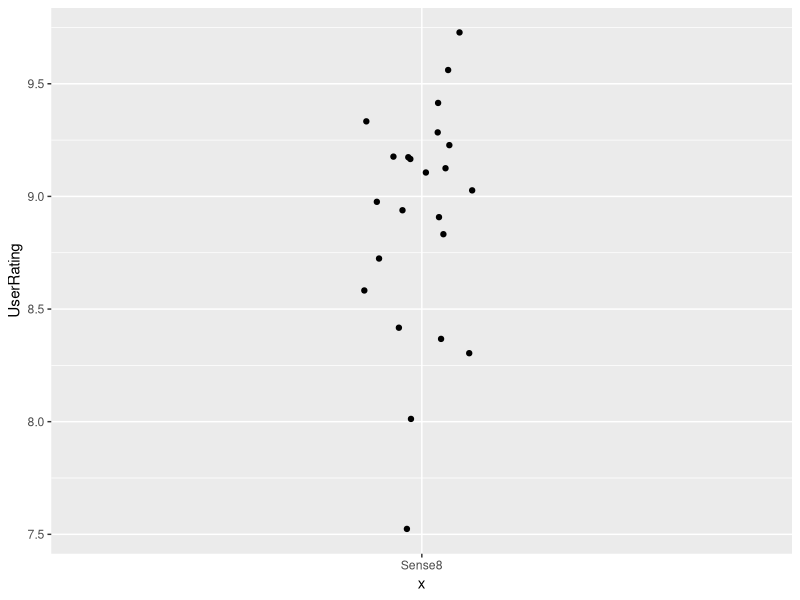
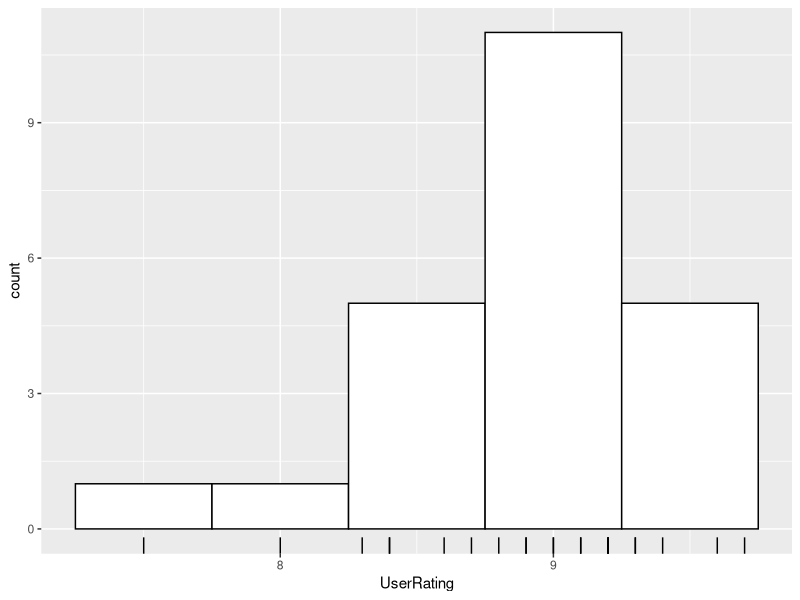
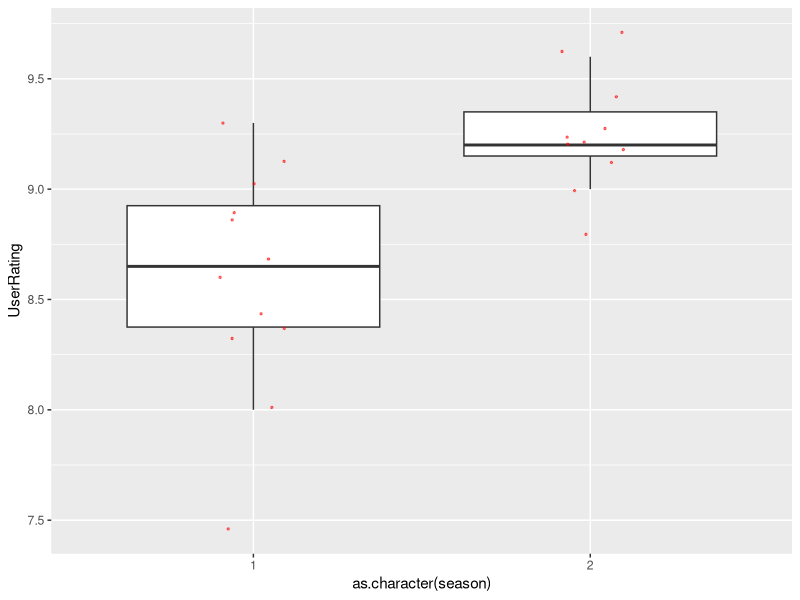
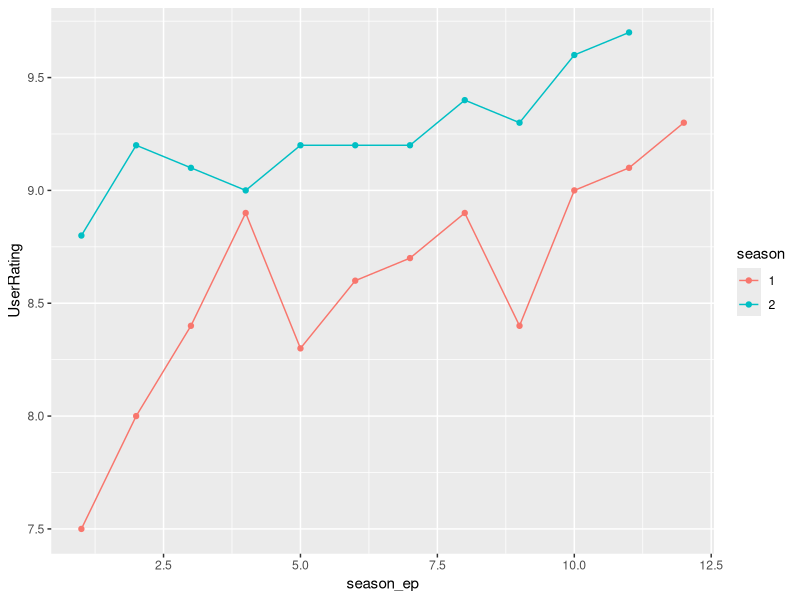

These charts were generated, in order, by the following R code:
## ---- chunk 1
library(tidyverse, warn.conflicts = F)
## ---- chunk 2
episodes = read_csv("../dados/sense8-imdb.csv") %>% 
    filter(series_name == "Sense8")
## ---- chunk 3
episodes %>% 
    ggplot(aes(x = "Sense8", y = UserRating)) + 
    geom_jitter(width = .1) 
## ---- chunk 4
episodes %>% 
    ggplot(aes(x = UserRating)) + 
    geom_histogram(binwidth = .5, fill = "white", color = "black") + 
    geom_rug()

## ---- chunk 5
median(episodes$UserRating)
mean(episodes$UserRating)
## ---- chunk 6
episodes %>% 
    ggplot(aes(x = as.character(season), y = UserRating)) + 
    geom_boxplot(outlier.color = NA) +   
    geom_jitter(width = .1, size = .5, alpha = .5, color = "red")
## ---- chunk 7
episodes %>% 
  mutate(season = as.character(season)) %>% 
  ggplot(aes(x = season_ep, y = UserRating, color = season)) + 
  geom_line() + 
  geom_point() 
## ---- chunk 8
episodes %>% 
    group_by(season) %>% 
    summarise(correlacao_linear = cor(season_ep, UserRating, 
                                      method = "pearson"), 
              correlacao_kendall = cor(season_ep, UserRating, 
                                       method = "kendall"))

